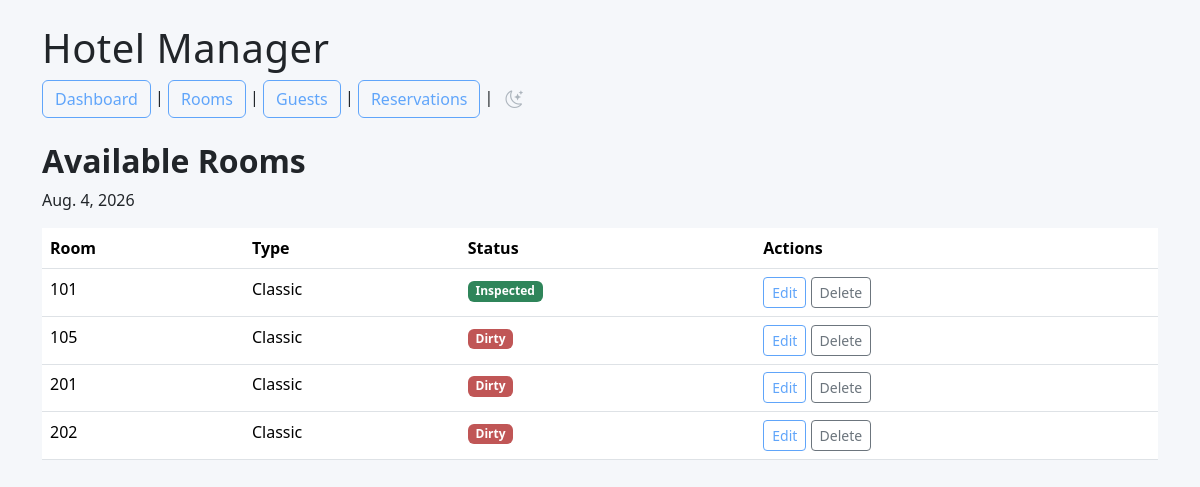
The page /rooms/available/?date=2026-08-04 on the database as committed earlier.
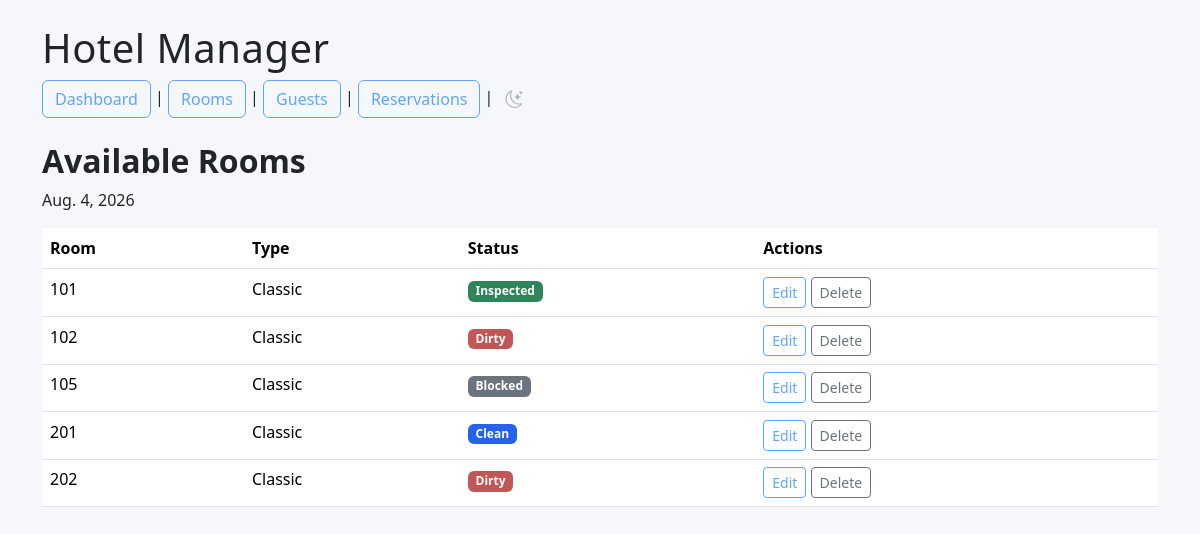
The same page on the database as committed later.
### rooms/models.py (models this page shows, shortened)
class Room(models.Model):
    class RoomType(models.TextChoices):
        CLASSIC = "Classic", "Classic"
    class Status(models.TextChoices):
        CLEAN = "CL", "Clean"
        DIRTY = "DI", "Dirty"
        INSPECTED = "IN", "Inspected"
        BLOCKED = "BL", "Blocked"
        OCCUPIED = "OC", "occupied"
    number = models.IntegerField(unique=True)
    room_type = models.CharField(
        max_length=20,
        choices=RoomType.choices
        )
    capacity = models.IntegerField()
    price_per_night = models.DecimalField(
        max_digits=8,
        decimal_places=2
    )
    status = models.CharField(
        max_length=2,
        choices=Status.choices,
        default=Status.CLEAN
        )

### rooms/views.py (the view)
# urls.py: path("available/", views.available_rooms, name="available_rooms",),
def available_rooms(request):
    selected_date = request.GET.get("date")
    if selected_date:
        selected_date = date.fromisoformat(selected_date)
    else:
        selected_date = date.today()
    occupied_rooms = Reservation.objects.filter(
        check_in__lte=selected_date,
        check_out__gt=selected_date,
        status__in=[
            Reservation.Status.RESERVED,
            Reservation.Status.CHECKIN,
        ],
    ).values_list("room_id", flat=True)
    rooms = Room.objects.exclude(
        id__in=occupied_rooms
    ).order_by("number")
    return render(
        request,
        "rooms/available_rooms.html",
        {
            "rooms": rooms,
            "selected_date": selected_date,
        },
    )

### rooms/templates/rooms/available_rooms.html
{% extends "base.html" %}
{% block content %}
<h2>Available Rooms</h2>
<p>{{ selected_date }}</p>
<table class="table table-hover">
    <thead>
        <tr>
            <th>Room</th>
            <th>Type</th>
            <th>Status</th>
            <th>Actions</th>
        </tr>
    </thead>
    <tbody>
        {% for room in rooms %}
        <tr>
            <td>{{ room.number }}</td>
            <td>{{ room.room_type }}</td>
            <td>
                {% if room.status == "CL" %}
                <span class="badge badge-clean">Clean</span>
                {% elif room.status == "DI" %}
                <span class="badge badge-dirty">Dirty</span>
                {% elif room.status == "IN" %}
                <span class="badge badge-inspected">Inspected</span>
                {% elif room.status == "BL" %}
                <span class="badge badge-blocked">Blocked</span>
                {% endif %}
            </td>
             <td>
            <a href="{% url 'room_update' room.id %}" class="btn btn-outline-primary btn-sm">
                Edit
            </a>
            <a href="{% url 'room_delete' room.id %}" class="btn btn-outline-secondary btn-sm">
                Delete
            </a>
        </td>
        <tr>
        {% empty %}
        <tr>
            <td colspan="3">No available rooms.</td>
        </tr>
        {% endfor %}
    </tbody>
</table>
{% endblock %}

Rows that differ between the two databases and show on the page:
now on this page (row unchanged): Room: number "102", room_type "Classic", status "Dirty"
changed Room (number 3 of 5 on the later page): status "Dirty" → "Blocked"
changed Room (number 4 of 5 on the later page): status "Dirty" → "Clean"
